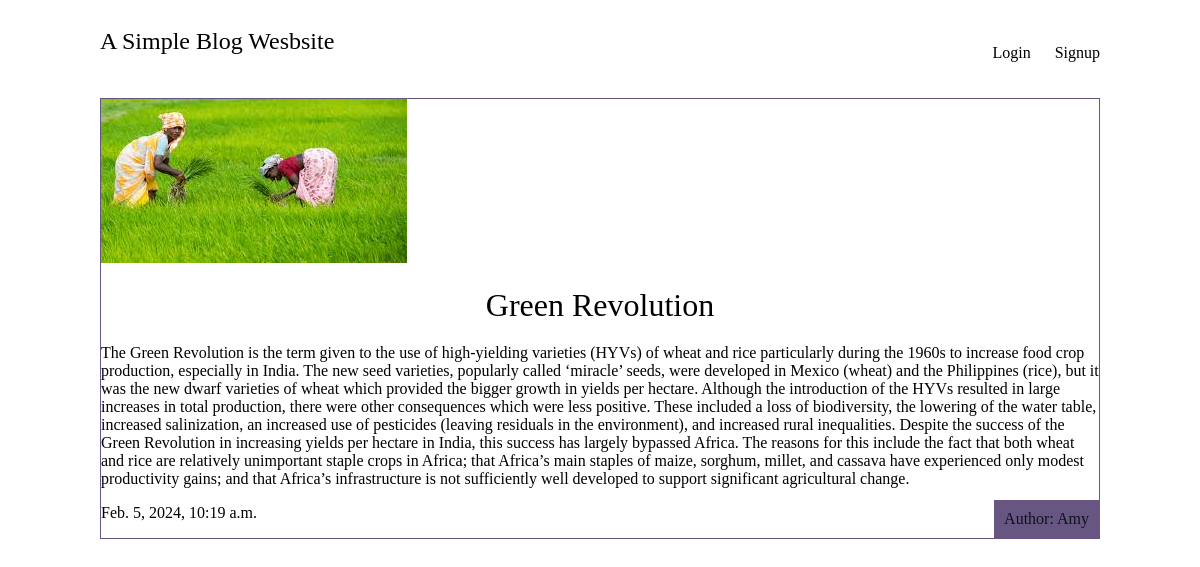
The app's page /articles/greenrevolution/ with its own data.
### articles/models.py (models this page shows, shortened)
class Article(models.Model):
    title = models.CharField(max_length=100)
    slug = models.SlugField()
    body = models.TextField()
    date = models.DateTimeField(auto_now_add=True)
    thumb = models.ImageField(default='default.png',blank=True)
    author = models.ForeignKey(User,on_delete=models.CASCADE,default=None)

### articles/views.py (the view)
# urls.py: path('<slug>/',views.article_detail, name="detail"),
def article_detail(request, slug):
    article = Article.objects.get(slug=slug)
    return render(request,'articles/article_detail.html',{'article':article})

### articles/templates/articles/article_detail.html
{% extends 'base_layout.html' %}
{% block content %}
<div class="article-detail">
    <div class="article">
        <img src="{{article.thumb.url}}" />
        <h2>{{article.title}}</h2>
        <p>{{article.body}}</p>
        <p>{{article.date}}</p>
        <p class="author">Author: {{ article.author.username }}</p>
    </div>
</div>
{% endblock %}

### assets/styles.css (style rules this page uses)
body { background-color:#fff; background-image: url(bg1.jpg); background-repeat: no-repeat; color:#000000; }
body * { font-family:Ubuntu; }
h1,h2,h3,h4,h5 { font-weight:normal; margin: 0; }
.article { padding: 10px; border: 1px solid #675682; position: relative; padding-bottom: 40px; }
.article h2 { font-size: 1.2em; }
.article .author { padding: 10px; background: #675682; position: absolute; right: 0; bottom: 0; margin: 0; color: #0f121f; }
.article-detail .article { padding: 0; }
.article-detail .article img { max-width: 100%; }
.article-detail .article h2 { text-align: center; margin: 20px auto; font-size: 2em; }

### records on screen
Article: thumb (picture), title "Green Revolution", body "The Green Revolution is the term given to the use of high-yielding varieties (HYVs) of wheat and rice particularly during the 1960s to increase food crop production, especially in India. The new seed varieties, popularly called ‘miracle’ seeds, were developed in Mexico (wheat) and the Philippines (rice), but it was the new dwarf varieties of wheat which provided the bigger growth in yields per hectare. Although the introduction of the HYVs resulted in large increases in total production, there were other consequences which were less positive. These included a loss of biodiversity, the lowering of the water table, increased salinization, an increased use of pesticides (leaving residuals in…", date "Feb. 5, 2024, 10:19 a.m.", author.username "Amy"
